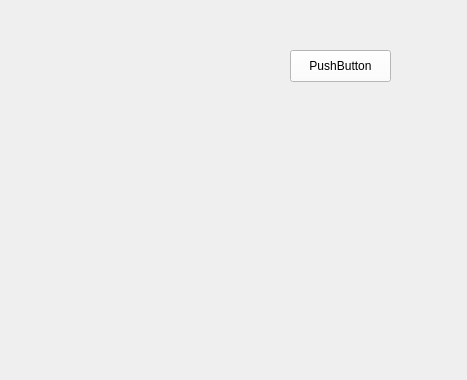
<?xml version="1.0" encoding="UTF-8"?>
<ui version="4.0">
 <class>ssMain</class>
 <widget class="QMainWindow" name="ssMain">
  <property name="geometry">
   <rect>
    <x>0</x>
    <y>0</y>
    <width>467</width>
    <height>380</height>
   </rect>
  </property>
  <property name="windowTitle">
   <string>ssMain</string>
  </property>
  <property name="windowOpacity">
   <double>1.000000000000000</double>
  </property>
  <property name="autoFillBackground">
   <bool>false</bool>
  </property>
  <property name="styleSheet">
   <string notr="true"/>
  </property>
  <widget class="QWidget" name="centralWidget">
   <property name="acceptDrops">
    <bool>false</bool>
   </property>
   <property name="styleSheet">
    <string notr="true"/>
   </property>
   <widget class="QPushButton" name="pushButton">
    <property name="geometry">
     <rect>
      <x>290</x>
      <y>50</y>
      <width>101</width>
      <height>32</height>
     </rect>
    </property>
    <property name="styleSheet">
     <string notr="true">background-color: rgb(255, 255, 255);</string>
    </property>
    <property name="text">
     <string>PushButton</string>
    </property>
   </widget>
  </widget>
 </widget>
 <layoutdefault spacing="6" margin="11"/>
 <resources/>
 <connections/>
</ui>
